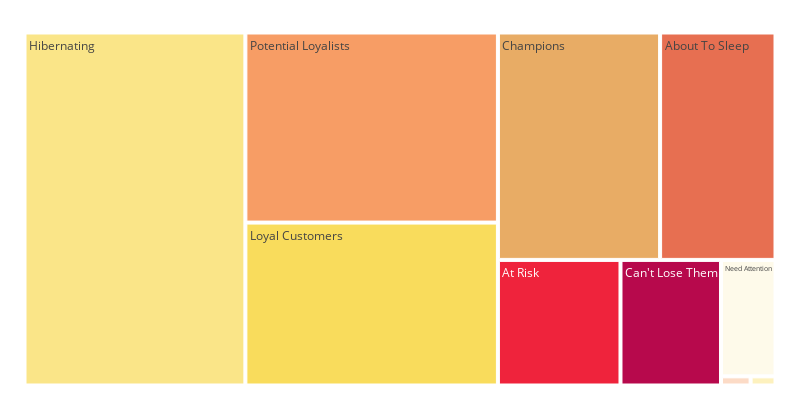

Notebook code for this chart:
### Markdown cell above
<div class="alert alert-warning">
<b>Insight 7. </b><br>
<br>
• 核心顧客(Champions、Loyal Customers、Potential Loyalists)：近期剛買完且消費頻率屬中上，針對高活躍的核心顧客，建議可以根據常買的商品推出「定期購服務」，或是「個性化推薦」的訊息作為互動方式。<br>
• 新顧客(New Customers)：因為消費者最近剛完成購買，短時間內不一定會有回購需求，為了提升新客的黏著度變成核心客群，可以在策略上以「建立與顧客的接觸點」，讓客人可以透過社群接收到產品資訊、會員活動等。<br>
• 久沒來的老顧客(Can't Lose Them)：曾經消費頻率高的顧客，但已經有段時間沒來消費了，這群客人的溝通成本較低，可以利用補貨提醒的方式搭配相關折價券，觀察回購成果，因為不希望讓他們變成流失客群，後續可以針對沒回購的客人了解不回購的原因。<br>
• 冬眠(流失)的顧客(Hibernating)：距上次消費間隔已久且消費頻率最低，可視為「一次性消費者」。可以先了解顧客在過往購物體驗上是否遇到不滿的狀況，建議提供較高的折扣重新邀請顧客使用優化後的服務。<br>
</div>

### Code cell
#利用 treemap 呈現每個分組的顧客數量
colors=['#fae588','#f79d65','#f9dc5c','#e8ac65','#e76f51','#ef233c','#b7094c']
fig = px.treemap(rfm_dt_segnum, path=['Segment'],values='Customer Number', width=800, height=400)
fig.update_layout(
    treemapcolorway = colors, #defines the colors in the treemap
    margin = dict(t=10, l=20, r=20, b=10))
fig.show()

### Figure 1 — Plotly figure (JSON) as saved in the notebook; plotly's stock layout.template omitted (floating-point values rounded to 4 significant figures)
{"data": [{"branchvalues": "total", "domain": {"x": [0, 1], "y": [0, 1]}, "hovertemplate": "labels=%{label}<br>Customer Number=%{value}<br>parent=%{parent}<br>id=%{id}<extra></extra>", "ids": ["About To Sleep", "At Risk", "Can't Lose Them", "Champions", "Hibernating", "Loyal Customers", "Need Attention", "New Customers", "Potential Loyalists", "Promising"], "labels": ["About To Sleep", "At Risk", "Can't Lose Them", "Champions", "Hibernating", "Loyal Customers", "Need Attention", "New Customers", "Potential Loyalists", "Promising"], "name": "", "parents": ["", "", "", "", "", "", "", "", "", ""], "type": "treemap", "values": [7931, 4653, 3815, 11146, 23565, 12434, 1918, 69, 14508, 82]}], "layout": {"height": 400, "legend": {"tracegroupgap": 0}, "margin": {"b": 10, "l": 20, "r": 20, "t": 10}, "treemapcolorway": ["#fae588", "#f79d65", "#f9dc5c", "#e8ac65", "#e76f51", "#ef233c", "#b7094c"], "width": 800}}
